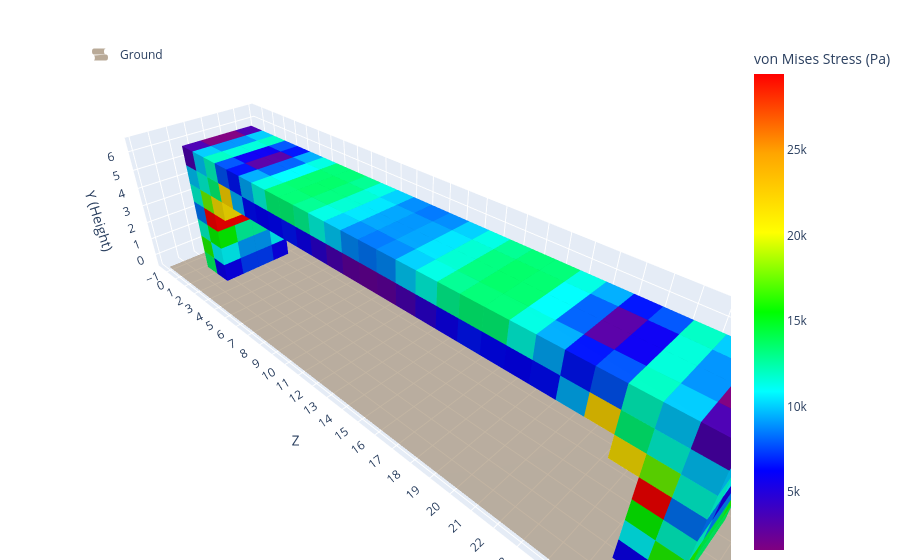

Here is the notebook cell this chart was saved with:
### Markdown cell above
# Function: `stress_score`

### Code cell
from eval_code.utils.stress import compute_von_mises_stress

coords = []

for xi in range(4):
    for zi in range(1, 3):
        for yi in range(7):
            coords.append({"x": xi, "y": yi, "z": zi, "material": "stone"})

for xi in range(4):
    for zi in range(3, 26):
        for yi in range(5, 7):
            coords.append({"x": xi, "y": yi, "z": zi, "material": "stone"})

for xi in range(4):
    for zi in range(26, 28):
        for yi in range(7):
            coords.append({"x": xi, "y": yi, "z": zi, "material": "stone"})

coords.append({"x": 0, "y": 4, "z": 3, "material": "stone"})
coords.append({"x": 1, "y": 4, "z": 3, "material": "stone"})
coords.append({"x": 2, "y": 4, "z": 3, "material": "stone"})
coords.append({"x": 3, "y": 4, "z": 3, "material": "stone"})
coords.append({"x": 0, "y": 4, "z": 25, "material": "stone"})
coords.append({"x": 1, "y": 4, "z": 25, "material": "stone"})
coords.append({"x": 2, "y": 4, "z": 25, "material": "stone"})
coords.append({"x": 3, "y": 4, "z": 25, "material": "stone"})

von_mises = compute_von_mises_stress(coords)

# reproduction of the bridge of https://youtu.be/ZatHNSOKVOY?si=fDMPS_FsatGYblnZ&t=209
plotly_blocks.plot(coords, color=von_mises, colorbar_title="von Mises Stress (Pa)", alpha=1)

### Figure 1 — Plotly figure (JSON) as saved in the notebook; plotly's stock layout.template omitted (floating-point values rounded to 4 significant figures; data arrays with more than 128 entries replaced by an {"elided": "..."} marker saying what was removed)
{"data": [{"colorscale": [[0, "#8B7355"], [1, "#8B7355"]], "name": "Ground", "opacity": 0.6, "showlegend": true, "showscale": false, "type": "surface", "x": [[-2, 5], [-2, 5]], "y": [[-1, -1], [29, 29]], "z": [[-0.5, -0.5], [-0.5, -0.5]]}, {"facecolor": {"elided": "3648 str values"}, "flatshading": true, "i": {"elided": "3648 int values"}, "j": {"elided": "3648 int values"}, "k": {"elided": "3648 int values"}, "opacity": 1, "type": "mesh3d", "x": {"elided": "2432 float values"}, "y": {"elided": "2432 float values"}, "z": {"elided": "2432 float values"}}, {"marker": {"cmax": 29460.0, "cmin": 1596.0, "color": {"elided": "304 float values"}, "colorbar": {"title": {"text": "von Mises Stress (Pa)"}}, "colorscale": [[0, "#800080"], [0.1667, "#0000FF"], [0.3333, "#00FFFF"], [0.5, "#00FF00"], [0.6667, "#FFFF00"], [0.8333, "#FFA500"], [1, "#FF0000"]], "size": 0.1}, "mode": "markers", "showlegend": false, "type": "scatter3d", "x": [null], "y": [null], "z": [null]}], "layout": {"legend": {"itemsizing": "constant", "x": 0, "xanchor": "left", "y": 1, "yanchor": "top"}, "margin": {"b": 0, "l": 80, "r": 0, "t": 40}, "scene": {"aspectmode": "data", "xaxis": {"dtick": 1, "tick0": -1, "tickformat": ",d", "tickmode": "linear", "title": {"text": "X"}}, "yaxis": {"dtick": 1, "tick0": 0, "tickformat": ",d", "tickmode": "linear", "title": {"text": "Z"}}, "zaxis": {"dtick": 1, "tick0": -1, "tickformat": ",d", "tickmode": "linear", "title": {"text": "Y (Height)"}}}, "title": {"text": ""}}}
